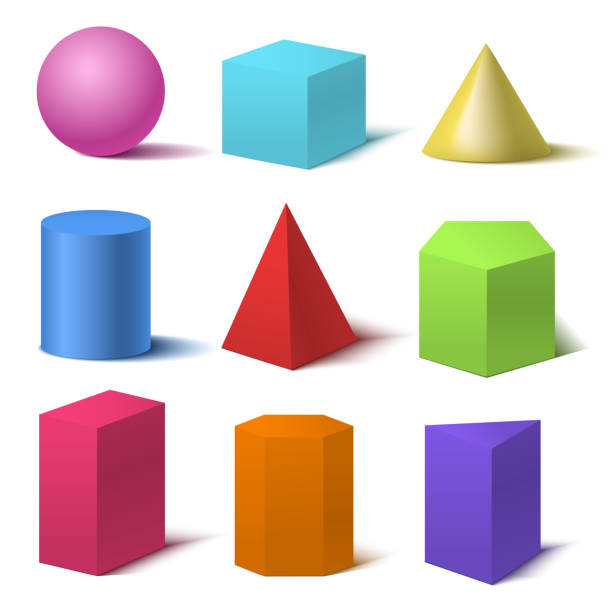
#> input picture photos/shapes.jpg, 612 x 612 px, found by its file name
$ python Task15_Aitkaliev_Alikhan.py
#> lines starting #> are read from the running program, lines starting #| are printed output that depends on the picture
import cv2 as cv
import numpy as np
img = cv.imread('shapes.jpg', cv.IMREAD_GRAYSCALE)
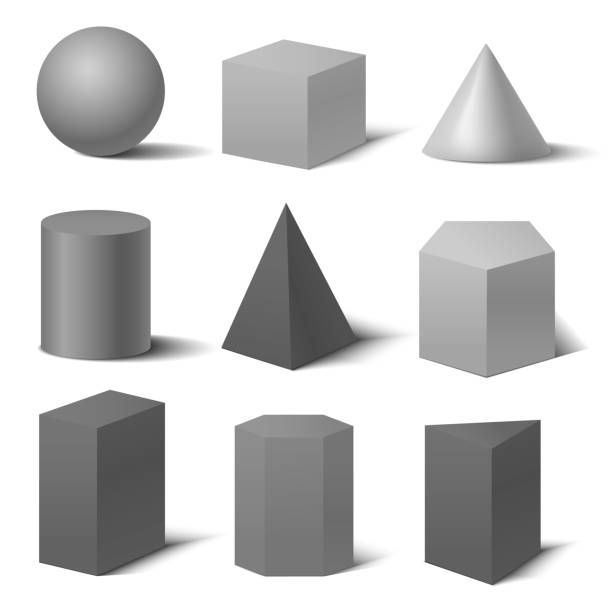
#> img: shape (612, 612); min 49, max 255, mean 205.9

panels = []
for name, detector in [('SIFT', cv.SIFT_create(nfeatures=500)),
                       ('ORB', cv.ORB_create(nfeatures=500))]:
    times = []
    for _ in range(20):
        start = cv.getTickCount()
        kp, des = detector.detectAndCompute(img, None)
        times.append((cv.getTickCount() - start) / cv.getTickFrequency() * 1000)

    label = f'{name}: {len(kp)} points, {np.median(times):.2f} ms'
    print(label)

    panel = cv.drawKeypoints(img, kp, None, color=(0, 255, 0))
    cv.putText(panel, label, (10, 25), cv.FONT_HERSHEY_SIMPLEX,
               0.65, (0, 0, 0), 2, cv.LINE_AA)
    panels.append(panel)
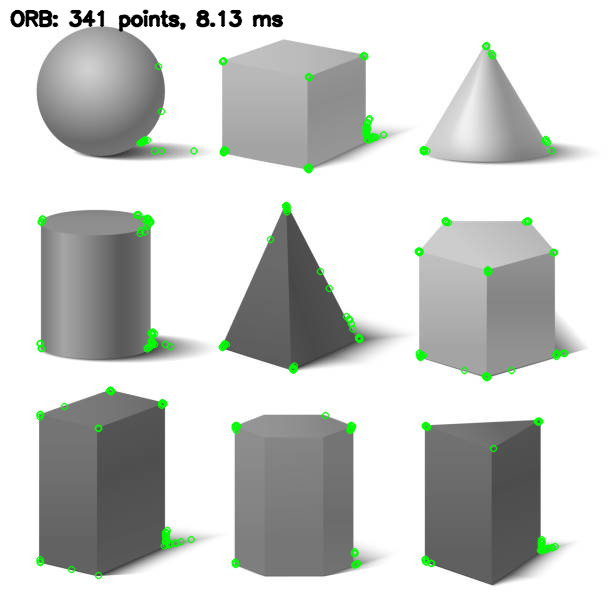
#> panel: shape (612, 612, 3); mean of channels 0, 1, 2 202.7, 205.4, 202.7; drawn as B, G, R
#> after the loop, panels = 2 items

cv.imshow('SIFT vs ORB', np.hstack(panels))
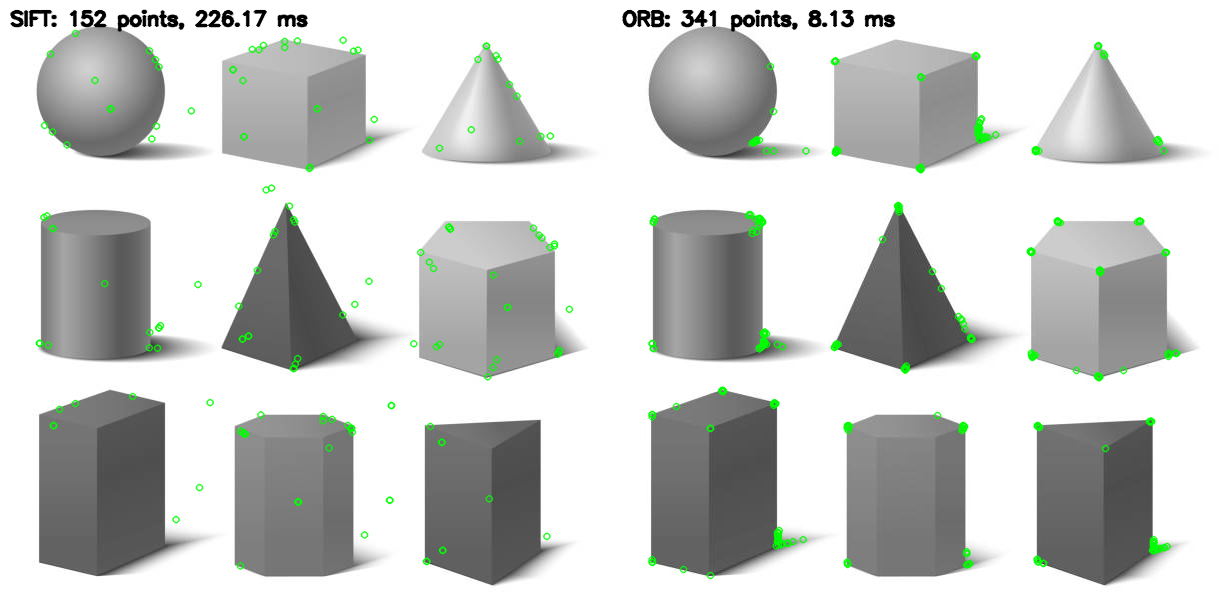
#> window 'SIFT vs ORB': shape (612, 1224, 3); mean B, G, R 202.9, 205.2, 202.9
cv.waitKey(0)
cv.destroyAllWindows()

$ run again, with photos/Corner_part.png saved as photos/shapes.jpg
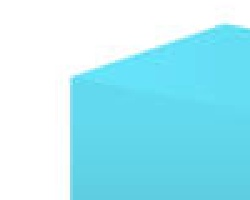
#> input picture photos/Corner_part.png, 250 x 200 px, found by its file name
#> after the loop `for name, detector in [('SIFT', cv.SIFT_create(nfeatures=500)),`:
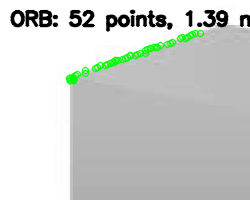
#> panel: shape (200, 250, 3); mean of channels 0, 1, 2 202.7, 206.7, 202.7; drawn as B, G, R
#> after the loop `for name, detector in [('SIFT', cv.SIFT_create(nfeatures=500)),`: panels = 2 items
#> `cv.imshow('SIFT vs ORB', np.hstack(panels))`:
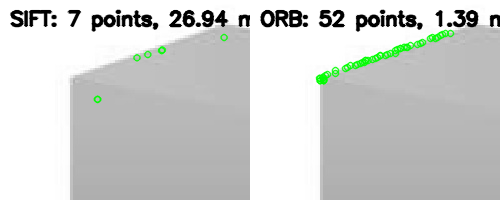
#> window 'SIFT vs ORB': shape (200, 500, 3); mean B, G, R 204.4, 206.7, 204.4
